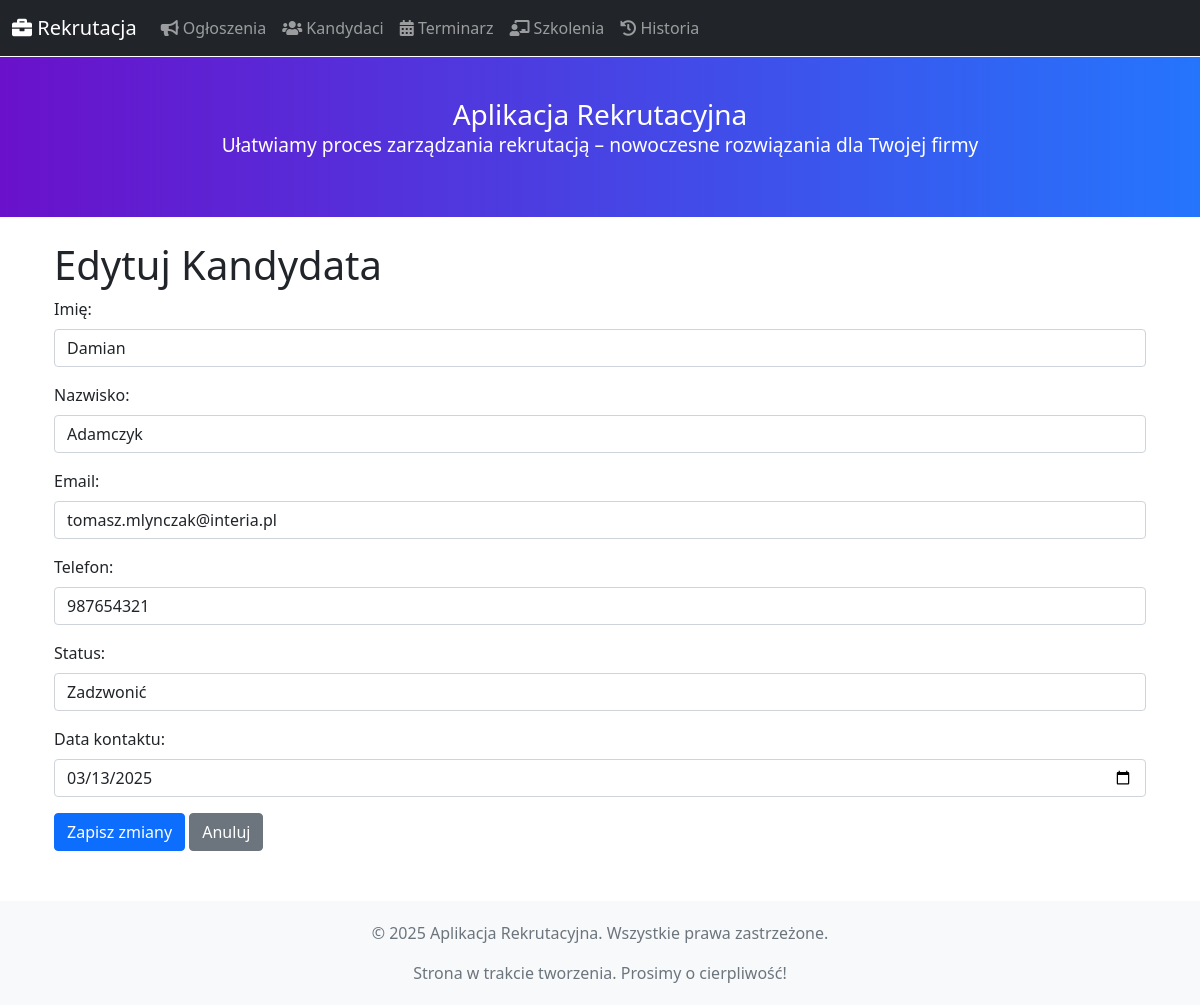
Page /kandydaci/edytuj_kandydata/2 on the committed database.
### blueprints/models.py (models this page shows)
class Kandydat(db.Model):
    __tablename__ = 'kandydaci'
    id = db.Column(db.Integer, primary_key=True)
    imie = db.Column(db.String(100), nullable=False)
    nazwisko = db.Column(db.String(100), nullable=False)
    email = db.Column(db.String(120), unique=True, nullable=False)
    telefon = db.Column(db.String(20), nullable=False)
    status = db.Column(db.String(50), nullable=False)
    data_kontaktu = db.Column(db.Date, nullable=True)
    historia = db.relationship('Historia', back_populates='kandydat', cascade="all, delete-orphan")
    uczestnictwa = db.relationship("Uczestnictwo", back_populates="kandydat")

### blueprints/kandydaci.py (the view, shortened to what this page needs)
@kandydaci_bp.route('/edytuj_kandydata/<int:kandydat_id>', methods=['GET', 'POST'])
def edytuj_kandydata(kandydat_id: int) -> str:
    kandydat = Kandydat.query.get_or_404(kandydat_id)
    return render_template('kandydaci_edytuj.html', kandydat=kandydat, statusy=STATUSY)

### app.py (called while the page is built)
@app.context_processor
def inject_now():
    return {'now': datetime.utcnow}

### templates/kandydaci_edytuj.html (shortened to what this page needs)
{% extends "base.html" %}
{% block content %}
<div class="container mt-4">
    <h1>Edytuj Kandydata</h1>
    <form method="POST" action="{{ url_for('kandydaci_bp.edytuj_kandydata', kandydat_id=kandydat.id) }}">
        <div class="mb-3">
            <label for="imie" class="form-label">Imię:</label>
            <input type="text" class="form-control" name="imie" id="imie" value="{{ kandydat.imie }}" required>
        </div>
        <div class="mb-3">
            <label for="nazwisko" class="form-label">Nazwisko:</label>
            <input type="text" class="form-control" name="nazwisko" id="nazwisko" value="{{ kandydat.nazwisko }}" required>
        </div>
        <div class="mb-3">
            <label for="email" class="form-label">Email:</label>
            <input type="email" class="form-control" name="email" id="email" value="{{ kandydat.email }}" required>
        </div>
        <div class="mb-3">
            <label for="telefon" class="form-label">Telefon:</label>
            <input type="text" class="form-control" name="telefon" id="telefon" value="{{ kandydat.telefon }}" required>
        </div>
        <div class="mb-3">
            <label for="status" class="form-label">Status:</label>
            <select class="form-control" name="status" id="status">
                {% for s in statusy %}
                <option value="{{ s }}" {% if kandydat.status == s %}selected{% endif %}>{{ s }}</option>
                {% endfor %}
            </select>
        </div>
        <div class="mb-3">
            <label for="data_kontaktu" class="form-label">Data kontaktu:</label>
            <input type="date" class="form-control" name="data_kontaktu" id="data_kontaktu"
                   value="{{ kandydat.data_kontaktu.strftime('%Y-%m-%d') if kandydat.data_kontaktu else '' }}">
        </div>
        <button type="submit" class="btn btn-primary">Zapisz zmiany</button>
        <a href="{{ url_for('kandydaci_bp.lista_kandydatow') }}" class="btn btn-secondary">Anuluj</a>
    </form>
</div>
{% endblock %}

### templates/base.html (style rules this page uses)
body { padding-top: 1px; }

### rows in the picture
Kandydat: imie "Damian", nazwisko "Adamczyk", email "tomasz.mlynczak@interia.pl", telefon "987654321", data_kontaktu "03/13/2025"

### other values in the picture
form field status "Zadzwonić"
